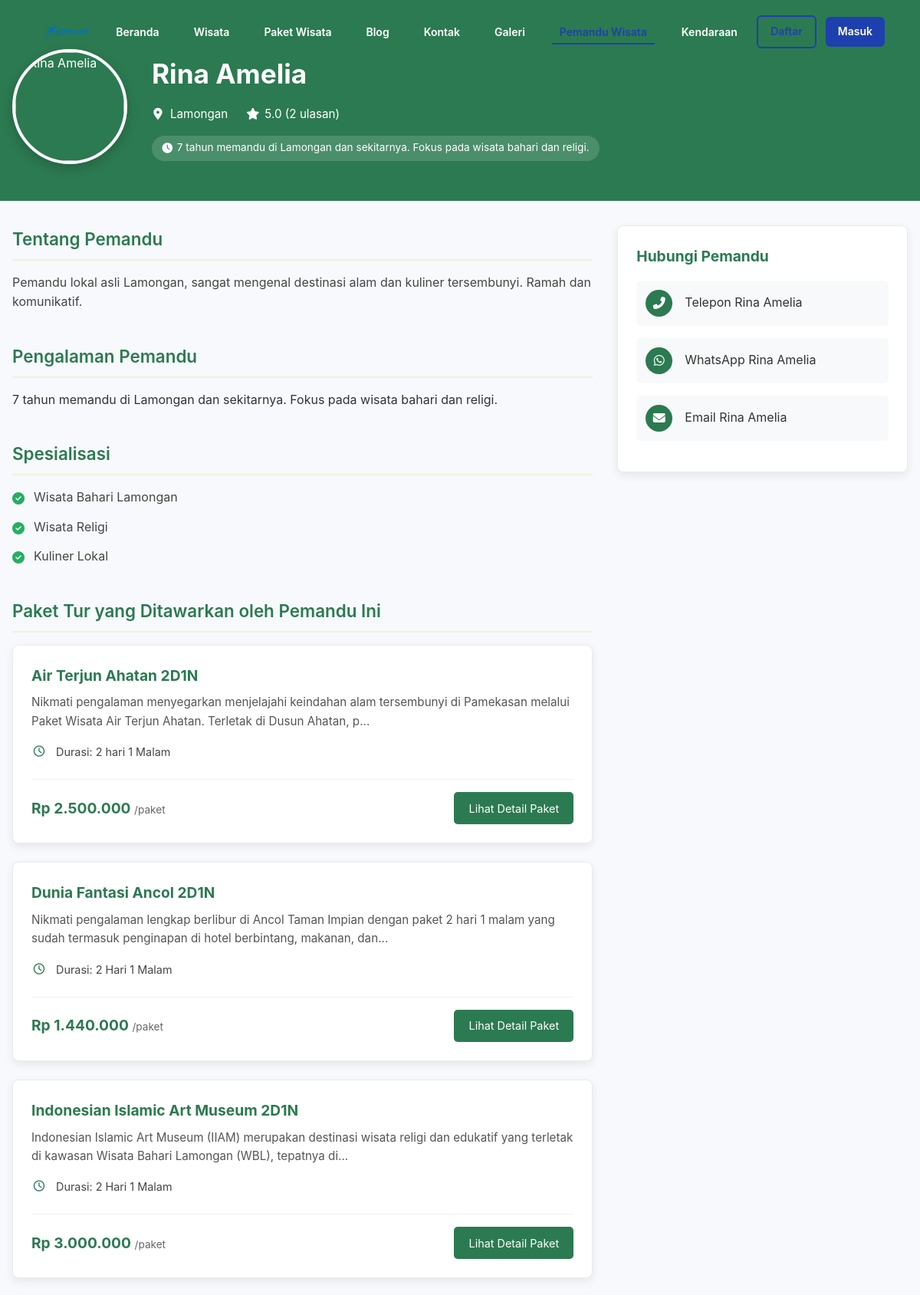
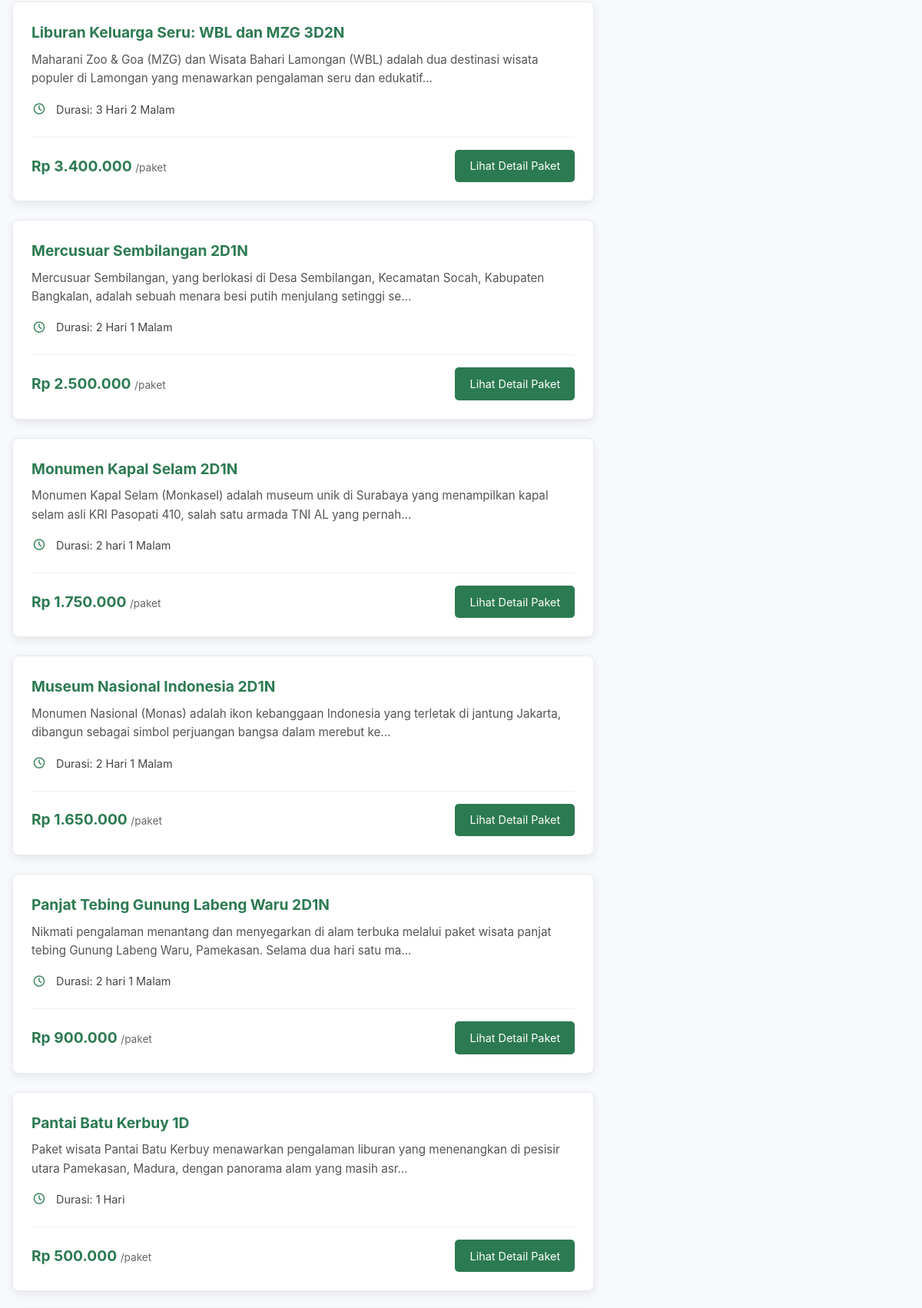
/tour_guide_detail.php?id_pemandu=2 (upper part), run on the app's committed database (2 pictures, top to bottom).
### tables this page shows
CREATE TABLE `pemandu_wisata` (
  `id_pemandu_wisata` int NOT NULL,
  `nama_pemandu` varchar(100) DEFAULT NULL,
  `id_lokasi` int DEFAULT NULL,
  `biodata` text,
  `harga` decimal(10,2) DEFAULT NULL,
  `pengalaman` text,
  `spesialisasi` varchar(255) DEFAULT NULL,
  `paket_tur_yang_ditawarkan` text,
  `ulasan` text,
  `foto_url` varchar(255) DEFAULT NULL,
  `telepon` varchar(25) DEFAULT NULL,
  `email` varchar(100) DEFAULT NULL,
  `rating` decimal(2,1) DEFAULT NULL
);

CREATE TABLE `lokasi` (
  `id_lokasi` int NOT NULL,
  `nama_lokasi` varchar(100) DEFAULT NULL
);

CREATE TABLE `paket_wisata` (
  `id_paket_wisata` int NOT NULL,
  `id_wisata` int DEFAULT NULL,
  `id_jenis_paket` int DEFAULT NULL,
  `id_wilayah` int DEFAULT NULL,
  `nama_paket` varchar(100) DEFAULT NULL,
  `durasi_paket` varchar(50) DEFAULT NULL,
  `id_pemandu_wisata` int DEFAULT NULL,
  `id_kendaraan` int DEFAULT NULL,
  `id_akomodasi_kuliner` int DEFAULT NULL,
  `id_akomodasi_penginapan` int DEFAULT NULL,
  `deskripsi` text,
  `denah_lokasi` text,
  `harga` int NOT NULL,
  `info_penting` text
);

### tour_guide_detail.php (the view, shortened to what this page needs)
<?php
include './Komponen/navbar.php';
require_once './backend/koneksi.php';
$id_pemandu = isset($_GET['id_pemandu']) && is_numeric($_GET['id_pemandu']) ? (int)$_GET['id_pemandu'] : 0;
$pemandu = null;
$sql_pemandu = "SELECT pw.*, l.nama_lokasi
                FROM pemandu_wisata pw
                LEFT JOIN lokasi l ON pw.id_lokasi = l.id_lokasi
                WHERE pw.id_pemandu_wisata = ?";
$stmt_pemandu_main = $conn->prepare($sql_pemandu);
if ($stmt_pemandu_main) {
    $stmt_pemandu_main->bind_param("i", $id_pemandu);
    $stmt_pemandu_main->execute();
    $result_pemandu_main = $stmt_pemandu_main->get_result();
    if ($result_pemandu_main) {
        $pemandu = $result_pemandu_main->fetch_assoc();
    }
}
$tahun_pengalaman_str = $pemandu['pengalaman'] ?? 'Informasi belum tersedia';
$paket_tur_list = [];
$sql_paket = "SELECT id_paket_wisata, nama_paket, durasi_paket, harga, deskripsi
                FROM paket_wisata
                WHERE id_pemandu_wisata = ?
                ORDER BY nama_paket ASC";
$stmt_paket_main = $conn->prepare($sql_paket);
if ($stmt_paket_main) {
    $stmt_paket_main->bind_param("i", $id_pemandu);
    $stmt_paket_main->execute();
    $result_paket_main = $stmt_paket_main->get_result();
    if ($result_paket_main) {
        $paket_tur_list = $result_paket_main->fetch_all(MYSQLI_ASSOC);
    }
}
$total_ulasan_pemandu_count = 0;
$rating_pemandu_distribution = [5 => 0, 4 => 0, 3 => 0, 2 => 0, 1 => 0];
$sql_stats_pemandu = "SELECT rating, COUNT(id_ulasan_pemandu) as count
                        FROM ulasan_pemandu
                        WHERE id_pemandu_wisata = ?
                        GROUP BY rating";
$stmt_stats_pemandu = $conn->prepare($sql_stats_pemandu);
if ($stmt_stats_pemandu) {
    $stmt_stats_pemandu->bind_param("i", $id_pemandu);
    $stmt_stats_pemandu->execute();
    $result_stats_pemandu = $stmt_stats_pemandu->get_result();
    if ($result_stats_pemandu) {
        while($row_stat = $result_stats_pemandu->fetch_assoc()){
            if(isset($rating_pemandu_distribution[$row_stat['rating']])){
                $rating_pemandu_distribution[$row_stat['rating']] = (int)$row_stat['count'];
                $total_ulasan_pemandu_count += (int)$row_stat['count'];
            }
        }
    }
}
$rata_rata_rating_pemandu_display = $pemandu['rating'] ?? 0.0;
if ($total_ulasan_pemandu_count > 0) {
    $sum_of_pemandu_ratings = 0;
    foreach($rating_pemandu_distribution as $rating_value => $count_val){
        $sum_of_pemandu_ratings += $rating_value * $count_val;
    }
    $rata_rata_rating_pemandu_display = $sum_of_pemandu_ratings / $total_ulasan_pemandu_count;
}
?>
<!DOCTYPE html>
<html lang="id">
<head>
  <link rel="stylesheet" href="https://cdnjs.cloudflare.com/ajax/libs/font-awesome/6.4.0/css/all.min.css" />
</head>
<body>
  <section class="profile-hero">
    <div class="container">
      <div class="profile-header">
        <div class="profile-image">
            <img src="<?php echo !empty($pemandu['foto_url']) ? htmlspecialchars($pemandu['foto_url']) : './assets/img/default-avatar.png'; ?>" alt="<?php echo htmlspecialchars($pemandu['nama_pemandu']); ?>" onerror="this.onerror=null;this.src='./assets/img/default-avatar.png';">
        </div>
        <div class="profile-info">
          <h1><?php echo htmlspecialchars($pemandu['nama_pemandu']); ?></h1>
          <div class="profile-meta">
            <?php if (!empty($pemandu['nama_lokasi'])): ?>
            <div class="profile-meta-item">
              <i class="fas fa-map-marker-alt"></i>
              <span><?php echo htmlspecialchars($pemandu['nama_lokasi']); ?></span>
            </div>
            <?php endif; ?>
            <div class="profile-meta-item">
              <i class="fas fa-star"></i>
              <span><?php echo htmlspecialchars(number_format($rata_rata_rating_pemandu_display, 1)); ?> (<?php echo $total_ulasan_pemandu_count; ?> ulasan)</span>
            </div>
          </div>
          <div class="profile-badges">
            <?php if(!empty($tahun_pengalaman_str) && strpos($tahun_pengalaman_str, '0 tahun') === false && $tahun_pengalaman_str !== 'Informasi belum tersedia'): ?>
            <div class="profile-badge">
              <i class="fas fa-clock"></i>
              <span><?php echo htmlspecialchars($tahun_pengalaman_str); ?></span>
            </div>
            <?php endif; ?>
            </div>
        </div>
      </div>
    </div>
  </section>
  <div class="container">
    <div class="main-content">
      <div class="left-column">
        <section class="about-section">
          <h2 class="section-title">Tentang Pemandu</h2>
          <p><?php echo nl2br(htmlspecialchars($pemandu['biodata'] ?? 'Informasi tentang pemandu ini akan segera tersedia.')); ?></p>
        </section>
        <?php if (!empty($pemandu['pengalaman'])): ?>
        <section class="experience-section">
          <h2 class="section-title">Pengalaman Pemandu</h2>
          <p><?php echo nl2br(htmlspecialchars($pemandu['pengalaman'])); ?></p>
          </section>
        <?php endif; ?>
        <?php if (!empty($pemandu['spesialisasi'])): ?>
        <section class="specialties-section">
          <h2 class="section-title">Spesialisasi</h2>
            <ul class="specialties-list">
            <?php
                $spesialisasi_list = array_map('trim', explode(',', $pemandu['spesialisasi']));
                foreach ($spesialisasi_list as $spec):
            ?>
            <li class="specialty-item"><?php echo htmlspecialchars($spec); ?></li>
            <?php endforeach; ?>
          </ul>
        </section>
        <?php endif; ?>
        <?php if (!empty($paket_tur_list)): ?>
        <section class="tours-section">
          <h2 class="section-title">Paket Tur yang Ditawarkan oleh Pemandu Ini</h2>
          <?php foreach ($paket_tur_list as $paket): ?>
          <div class="tour-card">
            <h3><?php echo htmlspecialchars($paket['nama_paket']); ?></h3>
            <p><?php echo htmlspecialchars(substr($paket['deskripsi'] ?? 'Deskripsi tur akan segera tersedia.', 0, 150) . (strlen($paket['deskripsi'] ?? '') > 150 ? '...' : '')); ?></p>
            <div class="tour-details">
              <?php if (!empty($paket['durasi_paket'])): ?>
              <div class="tour-detail">
                <i class="far fa-clock"></i>
                <span>Durasi: <?php echo htmlspecialchars($paket['durasi_paket']); ?></span>
              </div>
              <?php endif; ?>
              </div>
            <div class="tour-actions">
              <div class="tour-price">
                Rp <?php echo htmlspecialchars(number_format((float)($paket['harga'] ?? 0), 0, ',', '.')); ?>
                <span>/paket</span> </div>
              <a href="paket_wisata_detail.php?id=<?php echo $paket['id_paket_wisata']; ?>" class="book-button">Lihat Detail Paket</a>
            </div>
          </div>
          <?php endforeach; ?>
        </section>
        <?php endif; ?>
      </div>
      <aside class="right-column">
        <div class="sidebar-card contact-section">
          <h3>Hubungi Pemandu</h3>
          <?php
            $nomor_telepon = $pemandu['telepon'] ?? null;
            $email_pemandu = $pemandu['email'] ?? null;
          ?>
          <?php if ($nomor_telepon): ?>
          <a href="tel:<?php echo htmlspecialchars(str_replace([' ','-','(',')'], '', $nomor_telepon)); ?>" class="contact-option">
            <i class="fas fa-phone-alt"></i>
            <span>Telepon <?php echo htmlspecialchars($pemandu['nama_pemandu']); ?></span>
          </a>
          <a href="https://wa.me/<?php
            $no_wa = preg_replace('/[^0-9]/', '', $nomor_telepon);
            echo htmlspecialchars($no_wa);
          ?>?text=Halo%20<?php echo urlencode($pemandu['nama_pemandu']); ?>,%20saya%20tertarik%20dengan%20jasa%20pemandu%20wisata%20Anda." target="_blank" class="contact-option">
            <i class="fab fa-whatsapp"></i>
            <span>WhatsApp <?php echo htmlspecialchars($pemandu['nama_pemandu']); ?></span>
          </a>
          <?php endif; ?>
          <?php if ($email_pemandu): ?>
          <a href="mailto:<?php echo htmlspecialchars($email_pemandu); ?>" class="contact-option">
            <i class="fas fa-envelope"></i>
            <span>Email <?php echo htmlspecialchars($pemandu['nama_pemandu']); ?></span>
          </a>
          <?php endif; ?>
        </div>
      </aside>
    </div>
  </div>
</body>
</html>

### Komponen/navbar.php (style rules this page uses)
* { margin: 0; padding: 0; box-sizing: border-box; font-family: 'Inter', sans-serif; }

### tour_guide_detail.php (style rules this page uses)
* { box-sizing: border-box; margin: 0; padding: 0; }
body { font-family: 'Segoe UI', Tahoma, Geneva, Verdana, sans-serif; background-color: #f7f9fc; color: #333; line-height: 1.6; }
.container { max-width: 1200px; margin: 0 auto; padding: 0 1rem; }
.profile-hero { background-color: #2c7a51; padding: 2rem 0 3rem 0; color: white; }
.profile-header { padding-top: 2rem; display: flex; align-items: center; gap: 2rem; }
.profile-image { width: 150px; height: 150px; border-radius: 50%; overflow: hidden; border: 4px solid white; box-shadow: 0 5px 15px rgba(0, 0, 0, 0.2); flex-shrink: 0; }
.profile-image img { width: 100%; height: 100%; object-fit: cover; }
.profile-info h1 { font-size: 2.2rem; margin-bottom: 0.5rem; }
.profile-meta { display: flex; flex-wrap: wrap; gap: 1rem 1.5rem; margin-top: 0.75rem; font-size: 0.95rem; }
.profile-meta-item { display: flex; align-items: center; }
.profile-meta-item i { margin-right: 0.5rem; width:16px; text-align:center; }
.profile-badges { display: flex; flex-wrap: wrap; gap: 0.75rem; margin-top: 1rem; }
.profile-badge { background-color: rgba(255, 255, 255, 0.15); padding: 0.35rem 0.85rem; border-radius: 50px; font-size: 0.85rem; display: flex; align-items: center; }
.profile-badge i { margin-right: 0.35rem; }
.main-content { margin-top: 2rem; display: grid; grid-template-columns: minmax(0, 2fr) minmax(0, 1fr); gap: 2rem; }
.section-title { color: #2c7a51; font-size: 1.4rem; margin-bottom: 1rem; padding-bottom: 0.5rem; border-bottom: 2px solid #e9f5db; font-weight: 600; }
.about-section p, .experience-list li, .specialties-list li { margin-bottom: 0.8rem; color: #454545; }
.languages-section, .experience-section, .specialties-section, .tours-section, .reviews-section, .gallery-section { margin-top: 2.5rem; }
.experience-list, .specialties-list { list-style: none; padding-left: 0; }
.experience-item, .specialty-item { margin-bottom: 0.8rem; padding-left: 1.75rem; position: relative; }
.experience-item:before, .specialty-item:before { content: "\f058"; font-family: "Font Awesome 6 Free"; font-weight: 900; color: #27ae60; position: absolute; left: 0; top: 2px; }
.tour-card { background-color: white; border-radius: 8px; padding: 1.5rem; margin-bottom: 1.5rem; box-shadow: 0 4px 12px rgba(0, 0, 0, 0.08); border: 1px solid #e9ecef; }
.tour-card h3 { margin-bottom: 0.5rem; color: #2c7a51; font-size: 1.2rem; }
.tour-card p { font-size: 0.95rem; color: #555; margin-bottom: 1rem; }
.tour-details { margin-top: 1rem; font-size: 0.9rem; }
.tour-detail { display: flex; align-items: center; margin-bottom: 0.6rem; color: #454545; }
.tour-detail i { margin-right: 0.75rem; color: #2c7a51; width: 20px; text-align: center; }
.tour-actions { display: flex; justify-content: space-between; align-items: center; margin-top: 1.5rem; padding-top: 1rem; border-top: 1px solid #f0f0f0; }
.tour-price { font-weight: bold; color: #2c7a51; font-size: 1.2rem; }
.tour-price span { font-size: 0.85rem; color: #666; font-weight: normal; }
.book-button { background-color: #2c7a51; color: white; border: none; padding: 0.6rem 1.2rem; border-radius: 5px; cursor: pointer; transition: background-color 0.3s; text-decoration: none; font-size: 0.9rem; }
.sidebar-card { background-color: white; border-radius: 8px; padding: 1.5rem; margin-bottom: 2rem; box-shadow: 0 4px 12px rgba(0, 0, 0, 0.08); border: 1px solid #e9ecef; }
.contact-section h3 { color: #2c7a51; margin-bottom: 1rem; font-size: 1.2rem; }
.contact-option { display: flex; align-items: center; margin-bottom: 1rem; padding: 0.75rem; background-color: #f8f9fa; border-radius: 5px; cursor: pointer; transition: background-color 0.3s; text-decoration: none; color: #333; }
.contact-option i { width: 35px; height: 35px; background-color: #2c7a51; color: white; border-radius: 50%; display: flex; align-items: center; justify-content: center; margin-right: 1rem; font-size: 1rem; }

### data on the page
pemandu_wisata: nama_pemandu "Rina Amelia", id_lokasi.nama_lokasi "Lamongan", pengalaman "7 tahun memandu di Lamongan dan sekitarnya. Fokus pada wisata bahari dan religi.", biodata "Pemandu lokal asli Lamongan, sangat mengenal destinasi alam dan kuliner tersembunyi. Ramah dan komunikatif.", spesialisasi "Wisata Bahari Lamongan", spesialisasi "Wisata Religi", spesialisasi "Kuliner Lokal"
paket_wisata: nama_paket "Air Terjun Ahatan 2D1N", deskripsi "Nikmati pengalaman menyegarkan menjelajahi keindahan alam tersembunyi di Pamekasan melalui Paket Wisata Air Terjun Ahatan. Terletak di Dusun Ahatan, p...", durasi_paket "2 hari 1 Malam", harga "2.500.000"
paket_wisata: nama_paket "Dunia Fantasi Ancol 2D1N", deskripsi "Nikmati pengalaman lengkap berlibur di Ancol Taman Impian dengan paket 2 hari 1 malam yang sudah termasuk penginapan di hotel berbintang, makanan, dan...", durasi_paket "2 Hari 1 Malam", harga "1.440.000"
paket_wisata: nama_paket "Indonesian Islamic Art Museum 2D1N", deskripsi "Indonesian Islamic Art Museum (IIAM) merupakan destinasi wisata religi dan edukatif yang terletak di kawasan Wisata Bahari Lamongan (WBL), tepatnya di...", durasi_paket "2 Hari 1 Malam", harga "3.000.000"
paket_wisata: nama_paket "Liburan Keluarga Seru: WBL dan MZG 3D2N", deskripsi "Maharani Zoo & Goa (MZG) dan Wisata Bahari Lamongan (WBL) adalah dua destinasi wisata populer di Lamongan yang menawarkan pengalaman seru dan edukatif...", durasi_paket "3 Hari 2 Malam", harga "3.400.000"
paket_wisata: nama_paket "Mercusuar Sembilangan 2D1N", deskripsi "Mercusuar Sembilangan, yang berlokasi di Desa Sembilangan, Kecamatan Socah, Kabupaten Bangkalan, adalah sebuah menara besi putih menjulang setinggi se...", durasi_paket "2 Hari 1 Malam", harga "2.500.000"
paket_wisata: nama_paket "Monumen Kapal Selam 2D1N", deskripsi "Monumen Kapal Selam (Monkasel) adalah museum unik di Surabaya yang menampilkan kapal selam asli KRI Pasopati 410, salah satu armada TNI AL yang pernah...", durasi_paket "2 hari 1 Malam", harga "1.750.000"
paket_wisata: nama_paket "Museum Nasional Indonesia 2D1N", deskripsi "Monumen Nasional (Monas) adalah ikon kebanggaan Indonesia yang terletak di jantung Jakarta, dibangun sebagai simbol perjuangan bangsa dalam merebut ke...", durasi_paket "2 Hari 1 Malam", harga "1.650.000"
paket_wisata: nama_paket "Panjat Tebing Gunung Labeng Waru 2D1N", deskripsi "Nikmati pengalaman menantang dan menyegarkan di alam terbuka melalui paket wisata panjat tebing Gunung Labeng Waru, Pamekasan. Selama dua hari satu ma...", durasi_paket "2 hari 1 Malam", harga "900.000"
paket_wisata: nama_paket "Pantai Batu Kerbuy 1D", deskripsi "Paket wisata Pantai Batu Kerbuy menawarkan pengalaman liburan yang menenangkan di pesisir utara Pamekasan, Madura, dengan panorama alam yang masih asr...", durasi_paket "1 Hari", harga "500.000"

### other printed values
$rata_rata_rating_pemandu_display "5.0"
$total_ulasan_pemandu_count "2"
